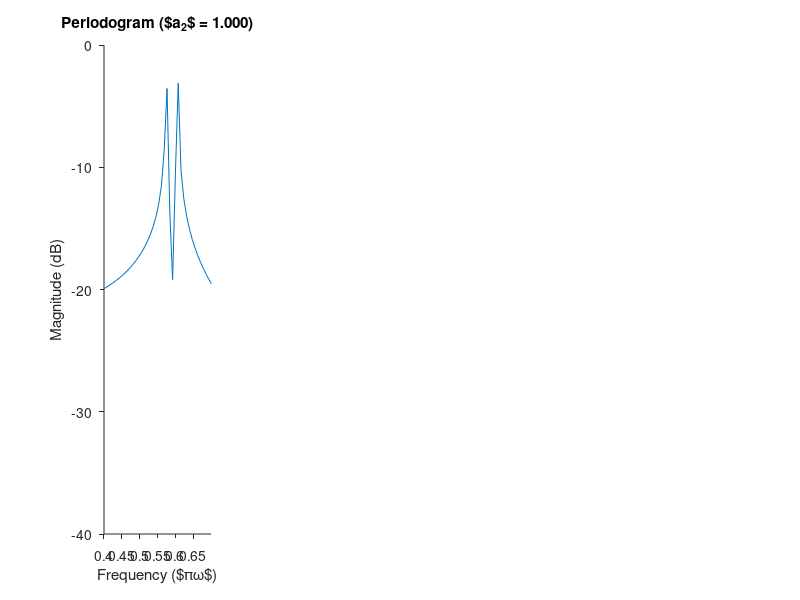

The MATLAB script that drew this image: (Note: this script raises an error after producing the figure.)
clear all
close all


%%
f_0 = 0.2;
x_n = @(a_1, a_2, phi_1, phi_2, sigma2, alpha, N) a_1*sin(f_0*2*pi*(0:(N-1)) + phi_1) + ...
    a_2*sin((f_0+(alpha/N))*2*pi*(0:(N-1)) + phi_2) + sqrt(sigma2)*randn([1 N]);


N = 256;

for alpha=[4 12]
    figure;
    vals = [1 .2 .02 .001];
    for a_2=1:length(vals)
        subplot(1,length(vals),a_2);
        signal = x_n(1, vals(a_2), 0, 0, 0, alpha, N) .* rectwin(N)';

        test = (1/N) * fft(signal);
        pdg = 10*log10(abs(test));
        plot( linspace(-1,1,length(pdg)), pdg  );
        title(sprintf('Periodogram ($a_2$ = %0.3f)', vals(a_2)));
        xlabel('Frequency ($\pi\omega$)')
        ylabel('Magnitude (dB)');
        xlim([0.4,0.7])

        set(gca,'TickDir','out');
        set(gca,'Box','off');
        set(gcf,'color','w');
        cleanfigure;
    end
end